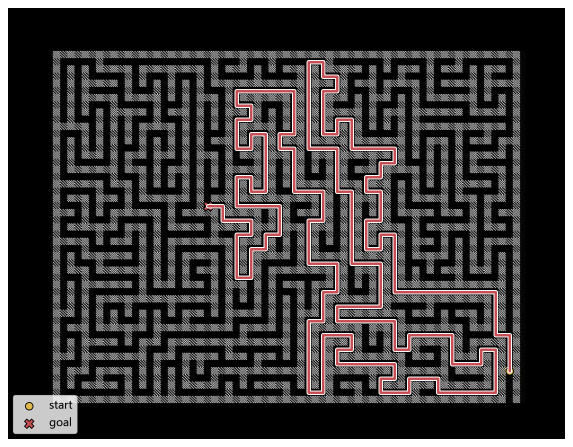
#> input picture python/Q7_outputs/random_route_1.png, 1145 x 894 px, given in place of maze.jpg, which was not available (shown at 1/2 size)
$ python Q7.py
#> lines starting #> are read from the running program, lines starting #| are printed output that depends on the picture; after the words box and inside, x2 and y2 are one past the last pixel; in counts of white or black regions, pixels touching at a corner belong together; pictures that were not available may be replaced by others from this repository, and a replacement may not be noted
#!/usr/bin/env python3
# -*- coding: utf-8 -*-
"""
基于 Bellman/Q 更新的迷宫最短路径规划。
"""
from __future__ import annotations

import argparse
import math
import os
import random
from collections import deque
from dataclasses import dataclass
from pathlib import Path
from typing import Iterable, Optional

os.environ.setdefault("MPLCONFIGDIR", str((Path(__file__).resolve().parent.parent / ".matplotlib_cache").resolve()))
Path(os.environ["MPLCONFIGDIR"]).mkdir(parents=True, exist_ok=True)

import matplotlib.pyplot as plt
from matplotlib import font_manager
import numpy as np
from PIL import Image


DIRS = [(-1, 0), (1, 0), (0, -1), (0, 1)]  # 上、下、左、右
NEG = -1_000_000.0
RANDOM_ROUTE_SEED = 7
SCRIPT_DIR = Path(__file__).resolve().parent
OUTPUT_DIR = SCRIPT_DIR / "Q7_outputs"
PATH_COLOR = "#c44e52"
START_COLOR = "#e0b84d"
PATH_HALO_COLOR = "white"


def configure_chinese_font() -> None:
    """设置中文字体。"""
    candidates = [
        "Microsoft YaHei",
        "SimHei",
        "SimSun",
        "Noto Sans CJK SC",
        "Source Han Sans SC",
        "WenQuanYi Micro Hei",
        "Arial Unicode MS",
    ]
    available = {font.name for font in font_manager.fontManager.ttflist}
    for name in candidates:
        if name in available:
            plt.rcParams["font.sans-serif"] = [name] + plt.rcParams["font.sans-serif"]
            break
    plt.rcParams["axes.unicode_minus"] = False


@dataclass
class PlanResult:
    ok: bool
    message: str
    path: list[tuple[int, int]]
    q_iterations: int = 0


class RLMazeSolver:
    """解析迷宫图，并用 Q 迭代求目标路径。"""

    def __init__(self, image_path: str | Path, cell_size: Optional[int] = None) -> None:
        self.image_path = Path(image_path)
        self.rgb = np.asarray(Image.open(self.image_path).convert("RGB"))
        self.gray = np.asarray(Image.open(self.image_path).convert("L"))
        self.height_px, self.width_px = self.gray.shape

        self.start_px = self._detect_start_pixel()
        self.x0, self.y0, self.x1, self.y1, auto_cell = self._detect_maze_box()
        self.cell = int(cell_size or auto_cell)
        self.rows = (self.y1 - self.y0 + 1) // self.cell
        self.cols = (self.x1 - self.x0 + 1) // self.cell

        self.grid = self._image_to_grid()  # True 为路，False 为墙
        self.start = self.pixel_to_cell(*self.start_px)
        if self.start is None:
            raise ValueError("Detected start point is outside the maze box.")
        self.grid[self.start] = True  # 起点标记覆盖道路，强制设为可走

    def _detect_start_pixel(self) -> tuple[int, int]:
        r = self.rgb[:, :, 0].astype(int)
        g = self.rgb[:, :, 1].astype(int)
        b = self.rgb[:, :, 2].astype(int)
        yellow_score = r + g - 2 * b
        yellow = (r > 80) & (g > 70) & (yellow_score > 40) & (np.abs(r - g) < 80)
        ys, xs = np.where(yellow)
        if len(xs) == 0:
            raise ValueError("No yellow start marker was found in the image.")
        return int(round(xs.mean())), int(round(ys.mean()))

    def _detect_maze_box(self) -> tuple[int, int, int, int, int]:
        # 墙块较亮，阈值 40 可分离迷宫区域。
        bright = self.gray > 40
        ys, xs = np.where(bright)
        if len(xs) == 0:
            raise ValueError("Maze wall pixels were not found.")
        x0, x1 = int(xs.min()), int(xs.max())
        y0, y1 = int(ys.min()), int(ys.max())
        w, h = x1 - x0 + 1, y1 - y0 + 1
        cell = math.gcd(w, h)
        if cell < 4:
            # 噪声兜底；给定迷宫每格 8 px。
            cell = 8
            w = (w // cell) * cell
            h = (h // cell) * cell
            x1, y1 = x0 + w - 1, y0 + h - 1
        return x0, y0, x1, y1, cell

    def _image_to_grid(self) -> np.ndarray:
        means = np.zeros((self.rows, self.cols), dtype=float)
        for row in range(self.rows):
            for col in range(self.cols):
                y0 = self.y0 + row * self.cell
                x0 = self.x0 + col * self.cell
                block = self.gray[y0 : y0 + self.cell, x0 : x0 + self.cell]
                means[row, col] = block.mean()

        values = np.sort(means.ravel())
        gaps = np.diff(values)
        threshold = (values[int(np.argmax(gaps))] + values[int(np.argmax(gaps)) + 1]) / 2.0
        return means < threshold

    def pixel_to_cell(self, x: float, y: float) -> Optional[tuple[int, int]]:
        if not (self.x0 <= x <= self.x1 and self.y0 <= y <= self.y1):
            return None
        col = int((x - self.x0) // self.cell)
        row = int((y - self.y0) // self.cell)
        if 0 <= row < self.rows and 0 <= col < self.cols:
            return row, col
        return None

    def cell_center(self, row: int, col: int) -> tuple[float, float]:
        return (
            self.x0 + (col + 0.5) * self.cell,
            self.y0 + (row + 0.5) * self.cell,
        )

    def _valid_neighbors(self, row: int, col: int) -> Iterable[tuple[int, int]]:
        for dr, dc in DIRS:
            nr, nc = row + dr, col + dc
            if 0 <= nr < self.rows and 0 <= nc < self.cols and self.grid[nr, nc]:
                yield nr, nc

    def _reachable_from_start(self, goal: tuple[int, int]) -> bool:
        if not self.grid[goal]:
            return False
        q: deque[tuple[int, int]] = deque([self.start])
        visited = {self.start}
        while q:
            state = q.popleft()
            if state == goal:
                return True
            for nxt in self._valid_neighbors(*state):
                if nxt not in visited:
                    visited.add(nxt)
                    q.append(nxt)
        return False

    def reachable_cells_from_start(self) -> list[tuple[int, int]]:
        q: deque[tuple[int, int]] = deque([self.start])
        visited = {self.start}
        while q:
            state = q.popleft()
            for nxt in self._valid_neighbors(*state):
                if nxt not in visited:
                    visited.add(nxt)
                    q.append(nxt)
        return sorted(visited)

    def q_iteration(self, goal: tuple[int, int], max_iter: Optional[int] = None) -> tuple[np.ndarray, int, bool]:
        """
        对 Q/V 做 Bellman 最优性更新。

        奖励设置：非终止移动为 -1，目标值为 0，gamma=1。

        因此 V*(s) 为到目标最短距离的相反数。
        """
        max_iter = max_iter or (self.rows * self.cols + 5)
        value = np.full((self.rows, self.cols), NEG, dtype=float)
        value[goal] = 0.0

        for iteration in range(1, max_iter + 1):
            old = value

            up = np.full_like(old, NEG)
            down = np.full_like(old, NEG)
            left = np.full_like(old, NEG)
            right = np.full_like(old, NEG)

            up[1:, :] = -1 + old[:-1, :]
            up[1:, :][~self.grid[:-1, :]] = NEG

            down[:-1, :] = -1 + old[1:, :]
            down[:-1, :][~self.grid[1:, :]] = NEG

            left[:, 1:] = -1 + old[:, :-1]
            left[:, 1:][~self.grid[:, :-1]] = NEG

            right[:, :-1] = -1 + old[:, 1:]
            right[:, :-1][~self.grid[:, 1:]] = NEG

            new_value = np.maximum.reduce([up, down, left, right])
            new_value[~self.grid] = NEG
            new_value[goal] = 0.0

            if np.array_equal(new_value, value):
                return new_value, iteration, True
            value = new_value

        return value, max_iter, False

    def plan_to_cell(self, goal: tuple[int, int]) -> PlanResult:
        row, col = goal
        if not (0 <= row < self.rows and 0 <= col < self.cols):
            return PlanResult(False, f"目标格 {goal} 超出迷宫范围。", [])
        if not self.grid[row, col]:
            return PlanResult(False, f"目标格 {goal} 是墙，不能到达。", [])
        if not self._reachable_from_start(goal):
            return PlanResult(False, f"目标格 {goal} 与起点不连通，不能到达。", [])

        value, iters, converged = self.q_iteration(goal)
        if value[self.start] <= NEG / 2:
            return PlanResult(False, f"目标格 {goal} 与起点不连通，不能到达。", [], iters)

        path = [self.start]
        current = self.start
        seen = {current}

        while current != goal:
            candidates = list(self._valid_neighbors(*current))
            if not candidates:
                return PlanResult(False, "路径提取失败：当前位置没有可走邻居。", [], iters)
            nxt = max(candidates, key=lambda p: value[p])
            if value[nxt] <= NEG / 2 or nxt in seen:
                return PlanResult(False, "路径提取失败：Q 值没有形成可达策略。", [], iters)
            path.append(nxt)
            seen.add(nxt)
            current = nxt

        suffix = "" if converged else "；Q 迭代达到上限，结果需检查"
        return PlanResult(True, f"目标格 {goal} 可达，最短路径长度 {len(path) - 1} 步，Q 迭代 {iters} 轮{suffix}。", path, iters)

    # [5 lines left out: function plan_to_pixel, not called in this run]

    def draw_solution(self, path: list[tuple[int, int]], save_path: str | Path) -> None:
        save_path = Path(save_path)
        save_path.parent.mkdir(parents=True, exist_ok=True)
        configure_chinese_font()
        fig, ax = plt.subplots(figsize=(10, 7))
        ax.imshow(self.rgb)
        ax.axis("off")
        xs, ys = zip(*(self.cell_center(r, c) for r, c in path))
        ax.plot(xs, ys, color=PATH_HALO_COLOR, linewidth=4.0, solid_capstyle="round")
        ax.plot(xs, ys, color=PATH_COLOR, linewidth=2.2, solid_capstyle="round")
        ax.scatter([xs[0]], [ys[0]], s=46, c=START_COLOR, edgecolors="black", linewidths=0.8, label="start")
        ax.scatter([xs[-1]], [ys[-1]], s=72, c=PATH_COLOR, edgecolors="black", linewidths=0.8, marker="X", label="goal")
        ax.legend(loc="lower left")
        fig.savefig(save_path, dpi=160, bbox_inches="tight")
        plt.close(fig)


def resolve_output_path(save_path: str | Path) -> Path:
    path = Path(save_path)
    if path.is_absolute():
        return path
    return OUTPUT_DIR / path


def save_random_startup_routes(solver: RLMazeSolver, count: int = 2, seed: int = RANDOM_ROUTE_SEED) -> None:
    candidates = [cell for cell in solver.reachable_cells_from_start() if cell != solver.start]
    if len(candidates) < count:
        print(f"random routes skipped: only {len(candidates)} reachable non-start road cells found")
        return

    rng = random.Random(seed)
    goals = rng.sample(candidates, count)
    print(f"random route seed: {seed}")
    for index, goal in enumerate(goals, start=1):
        result = solver.plan_to_cell(goal)
        print(f"random goal {index}: {goal}; {result.message}")
        if result.ok:
            save_path = OUTPUT_DIR / f"random_route_{index}.png"
            solver.draw_solution(result.path, save_path)
            print(f"saved random route {index}: {save_path}")


def run_gui(solver: RLMazeSolver) -> None:
    configure_chinese_font()
    fig, ax = plt.subplots(figsize=(10, 7))
    ax.imshow(solver.rgb)
    ax.set_title("单击任意目标点；红线为 RL/Bellman Q 迭代规划出的最短路径；按 Esc 退出")
    ax.axis("off")

    message = ax.text(
        0.02,
        0.03,
        f"起点像素 {solver.start_px}，起点格 {solver.start}。",
        transform=ax.transAxes,
        fontsize=10,
        color=START_COLOR,
        bbox=dict(facecolor="black", alpha=0.65, pad=4),
    )
    artists = []

    # [29 lines left out: functions clear_artists, onclick, not called in this run]

    def onkey(event) -> None:
        if event.key == "escape":
            plt.close(fig)

    fig.canvas.mpl_connect("button_press_event", onclick)
    fig.canvas.mpl_connect("key_press_event", onkey)
    plt.show()


def main() -> None:
    parser = argparse.ArgumentParser()
    parser.add_argument("image", nargs="?", default=SCRIPT_DIR / "maze.jpg", help="maze image path")
    parser.add_argument("--target", nargs=2, type=int, metavar=("ROW", "COL"), help="target logical grid cell")
    parser.add_argument("--pixel", nargs=2, type=float, metavar=("X", "Y"), help="target pixel position in the image")
    parser.add_argument("--cell", type=int, default=None, help="override detected logical cell size")
    parser.add_argument("--save", default="maze_rl_path.png", help="output image path for non-GUI mode")
    args = parser.parse_args()
    save_path = resolve_output_path(args.save)

    solver = RLMazeSolver(args.image, cell_size=args.cell)
#> in _detect_start_pixel, `g = self.rgb[:, :, 1].astype(int)`:
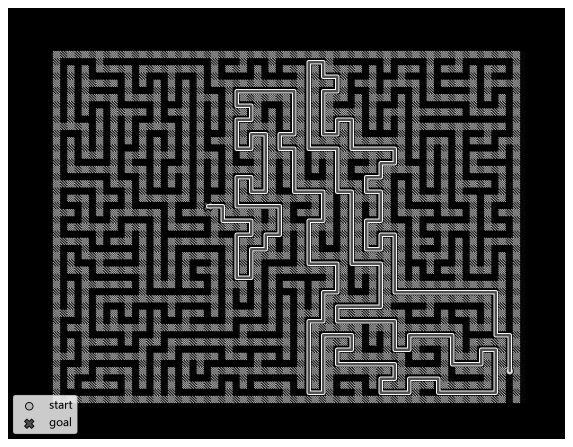
#> g: shape (894, 1145) int64 (shown at 1/2 size); min 0, max 255, mean 60.6
#> in _detect_start_pixel, `yellow_score = r + g - 2 * b`:
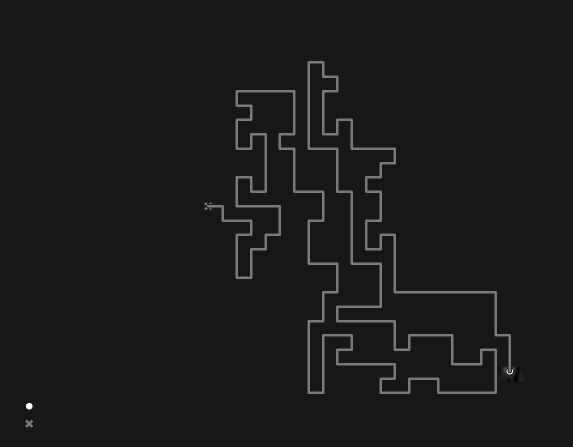
#> yellow_score: shape (894, 1145) int64 (shown at 1/2 size); min -26, max 254, mean 3; drawn with min black and max white
#> in _detect_start_pixel, `yellow = (r > 80) & (g > 70) & (yellow_score > 40) & (np.abs(r - g) < ..`:
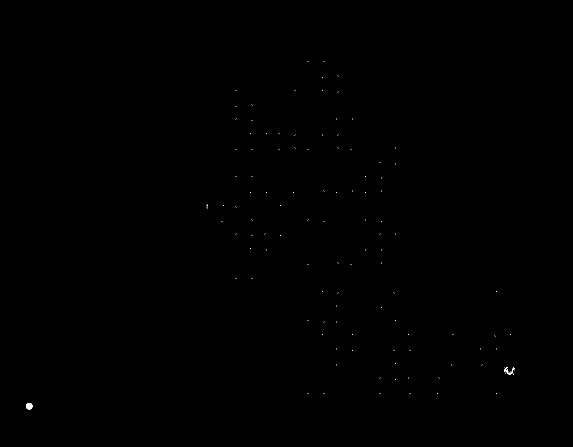
#> yellow: shape (894, 1145) bool (shown at 1/2 size); 0.04% white; 118 white regions (115 under 20 px), largest, box (x1, y1, x2, y2) and area: (52, 806, 65, 819) 137, (1013, 738, 1026, 749) 59, (1008, 734, 1015, 745) 27
#> in _detect_start_pixel, `ys, xs = np.where(yellow)`: ys = 457 values from 122 to 818; xs = 457 values, max 1028 at index 208, min 52 at index 356, mean 564.7
#> in __init__, `self.start_px = self._detect_start_pixel()`: self.start_px = (565, 636)
#> in _detect_maze_box, `bright = self.gray > 40`:
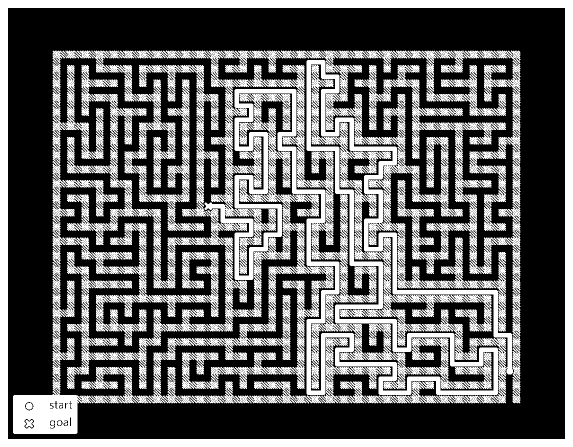
#> bright: shape (894, 1145) bool (shown at 1/2 size); 37.8% white; 7 white regions (2 under 20 px), largest, box (x1, y1, x2, y2) and area: (26, 101, 1041, 868) 323510, (0, 0, 1145, 894) 63362, (51, 840, 66, 855) 161, (52, 806, 65, 819) 145, (115, 842, 123, 851) 60
#> in _detect_maze_box, `x0, x1 = int(xs.min()), int(xs.max())`: x0 = 0; x1 = 1144
#> in _detect_maze_box, `y0, y1 = int(ys.min()), int(ys.max())`: y0 = 0; y1 = 893
#> in _detect_maze_box, `w, h = x1 - x0 + 1, y1 - y0 + 1`: w = 1145; h = 894
#> in _detect_maze_box, `cell = math.gcd(w, h)`: cell = 1
#> in _detect_maze_box, `w = (w // cell) * cell`: w = 1144
#> in _detect_maze_box, `h = (h // cell) * cell`: h = 888
#> in _detect_maze_box, `x1, y1 = x0 + w - 1, y0 + h - 1`: x1 = 1143; y1 = 887
#> in __init__, `self.x0, self.y0, self.x1, self.y1, auto_cell = self._detect_maze_box()`: self.x0 = 0; self.x1 = 1143; self.y1 = 887; auto_cell = 8
#> in __init__, `self.rows = (self.y1 - self.y0 + 1) // self.cell`: self.rows = 111
#> in __init__, `self.cols = (self.x1 - self.x0 + 1) // self.cell`: self.cols = 143
#> after the loop in _image_to_grid, `for row in range(self.rows):`:
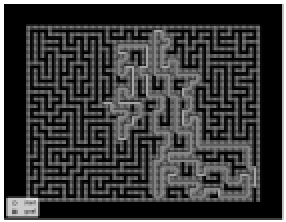
#> means: shape (111, 143) float64 (shown 2 times larger); min 0, max 255, mean 60.1
#> in _image_to_grid, `values = np.sort(means.ravel())`: values = 15873 values from 0 to 255
#> in _image_to_grid, `gaps = np.diff(values)`: gaps = 15872 values, max 27.8 at index 15119, min 0 at index 0, mean 0.0161
#> in _image_to_grid, `threshold = (values[int(np.argmax(gaps))] + values[int(np.argmax(gaps)..`: threshold = 241.1
#> in _image_to_grid, `return means < threshold`:
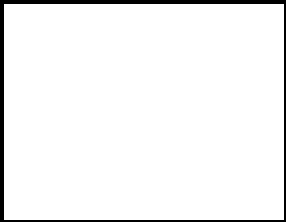
#> returned value: shape (111, 143) bool (shown 2 times larger); 95.3% white; 1 black region, box (x1, y1, x2, y2) and area: (0, 0, 143, 111) 753
#> in pixel_to_cell, `col = int((x - self.x0) // self.cell)`: col = 70
#> in pixel_to_cell, `row = int((y - self.y0) // self.cell)`: row = 79
#> in __init__, `self.start = self.pixel_to_cell(*self.start_px)`: self.start = (79, 70)
    print(f"maze grid: {solver.rows} rows x {solver.cols} cols; cell={solver.cell}px")
#| maze grid: 111 rows x 143 cols; cell=8px
    print(f"start: pixel={solver.start_px}, cell={solver.start}")
#| start: pixel=(565, 636), cell=(79, 70)
    save_random_startup_routes(solver)
#> in reachable_cells_from_start, `visited = {self.start}`: visited = 1 item
#> the loop in reachable_cells_from_start, `while q:` made 15120 passes
#> state on passes 1 to 3: (79, 70), (78, 70), (80, 70)
#> after the loop in reachable_cells_from_start, `while q:`: visited = 15120 items
#> in save_random_startup_routes, `candidates = [cell for cell in solver.reachable_cells_from_start() if ..`: candidates = 15119 pairs, first value 2 to 109, second value 2 to 141
#> in save_random_startup_routes, `goals = rng.sample(candidates, count)`: goals = [(39, 127), (19, 93)]
#> the loop in save_random_startup_routes, `for index, goal in enumerate(goals, start=1):` made 2 passes
#> (index, row in plan_to_cell, col in plan_to_cell, iters in plan_to_cell, converged in plan_to_cell, suffix in plan_to_cell) on passes 1 to 2: (1, 39, 127, 196, True, ''), (2, 19, 93, 182, True, '')
#| random goal 1: (39, 127); 目标格 (39, 127) 可达，最短路径长度 97 步，Q 迭代 196 轮。
#| saved random route 1: python/Q7_outputs/random_route_1.png
#| random goal 2: (19, 93); 目标格 (19, 93) 可达，最短路径长度 83 步，Q 迭代 182 轮。
#| saved random route 2: python/Q7_outputs/random_route_2.png
#> pass 1, in draw_solution, `fig.savefig(save_path, dpi=160, bbox_inches="tight")`:
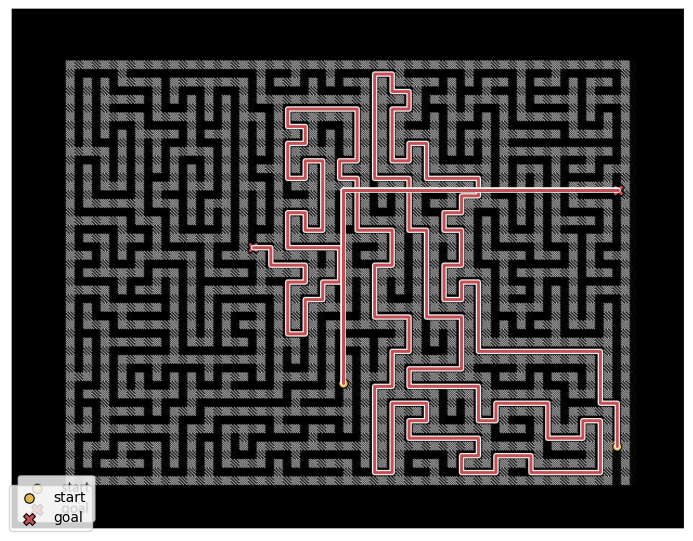
#> figure drawn by matplotlib, 1 panel

    if args.target is not None:
        result = solver.plan_to_cell((args.target[0], args.target[1]))
        print(result.message)
        if result.ok:
            solver.draw_solution(result.path, save_path)
            print(f"saved: {save_path}")
    elif args.pixel is not None:
        result = solver.plan_to_pixel(args.pixel[0], args.pixel[1])
        print(result.message)
        if result.ok:
            solver.draw_solution(result.path, save_path)
            print(f"saved: {save_path}")
    else:
        run_gui(solver)


if __name__ == "__main__":
    main()

$ run again, on python/Q7_outputs/random_route_2.png
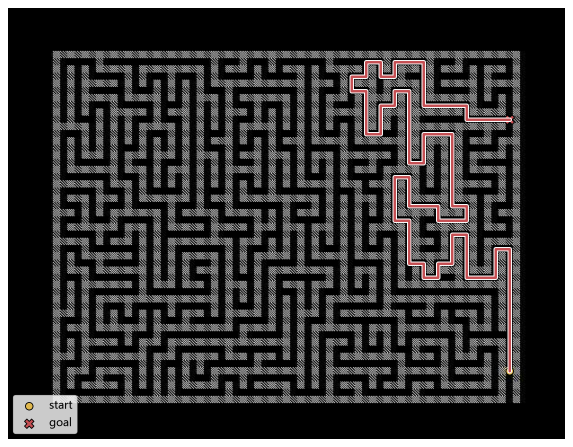
#> input picture python/Q7_outputs/random_route_2.png, 1145 x 894 px, given in place of maze.jpg, which was not available (shown at 1/2 size)
#> yellow: shape (894, 1145) bool; 0.03% white; 60 white regions (57 under 20 px), largest, box (x1, y1, x2, y2) and area: (52, 806, 65, 819) 137, (1013, 738, 1026, 749) 59, (1008, 734, 1015, 745) 27
#> in _detect_start_pixel, `ys, xs = np.where(yellow)`: ys = 341 values from 122 to 818; xs = 341 values, max 1028 at index 112, min 52 at index 240, mean 585.5
#> self.start_px = (585, 651)
#> in _detect_maze_box, `bright = self.gray > 40`:
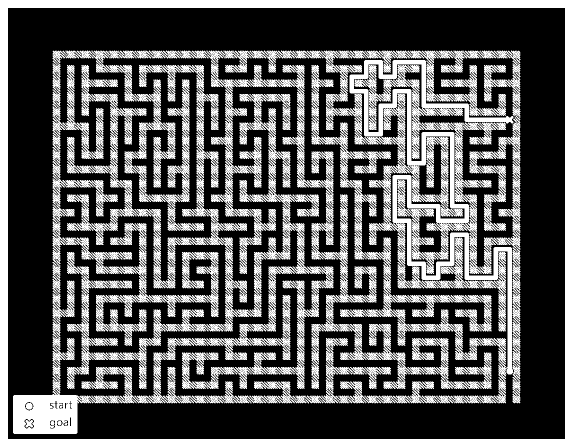
#> bright: shape (894, 1145) bool (shown at 1/2 size); 35.1% white; 6 white regions (1 under 20 px), largest, box (x1, y1, x2, y2) and area: (26, 101, 1041, 868) 296032, (0, 0, 1145, 894) 63362, (51, 840, 66, 855) 161, (52, 806, 65, 819) 145, (115, 842, 123, 851) 60
#> in _detect_maze_box, `x0, x1 = int(xs.min()), int(xs.max())`: x0 = 0; x1 = 1144
#> in _detect_maze_box, `y0, y1 = int(ys.min()), int(ys.max())`: y0 = 0; y1 = 893
#> in _detect_maze_box, `w, h = x1 - x0 + 1, y1 - y0 + 1`: w = 1145; h = 894
#> cell = 1
#> in _detect_maze_box, `w = (w // cell) * cell`: w = 1144
#> in _detect_maze_box, `h = (h // cell) * cell`: h = 888
#> in _detect_maze_box, `x1, y1 = x0 + w - 1, y0 + h - 1`: x1 = 1143; y1 = 887
#> self.x0 = 0; self.x1 = 1143; self.y1 = 887; auto_cell = 8
#> self.rows = 111
#> self.cols = 143
#> values = 15873 values from 0 to 255
#> gaps = 15872 values, max 27.8 at index 15119, min 0 at index 0, mean 0.0161
#> threshold = 241.1
#> in pixel_to_cell, `col = int((x - self.x0) // self.cell)`: col = 73
#> in pixel_to_cell, `row = int((y - self.y0) // self.cell)`: row = 81
#> self.start = (81, 73)
#| maze grid: 111 rows x 143 cols; cell=8px
#| start: pixel=(585, 651), cell=(81, 73)
#> in reachable_cells_from_start, `visited = {self.start}`: visited = 1 item
#> the loop in reachable_cells_from_start, `while q:` made 15120 passes
#> state on passes 1 to 3: (81, 73), (80, 73), (82, 73)
#> after the loop in reachable_cells_from_start, `while q:`: visited = 15120 items
#> in save_random_startup_routes, `candidates = [cell for cell in solver.reachable_cells_from_start() if ..`: candidates = 15119 pairs, first value 2 to 109, second value 2 to 141
#> goals = [(39, 127), (19, 93)]
#> the loop in save_random_startup_routes, `for index, goal in enumerate(goals, start=1):` made 2 passes
#> (index, row in plan_to_cell, col in plan_to_cell, iters in plan_to_cell, converged in plan_to_cell, suffix in plan_to_cell) on passes 1 to 2: (1, 39, 127, 196, True, ''), (2, 19, 93, 182, True, '')
#> (printed output is left out)
#> pass 1, in draw_solution, `fig.savefig(save_path, dpi=160, bbox_inches="tight")`:
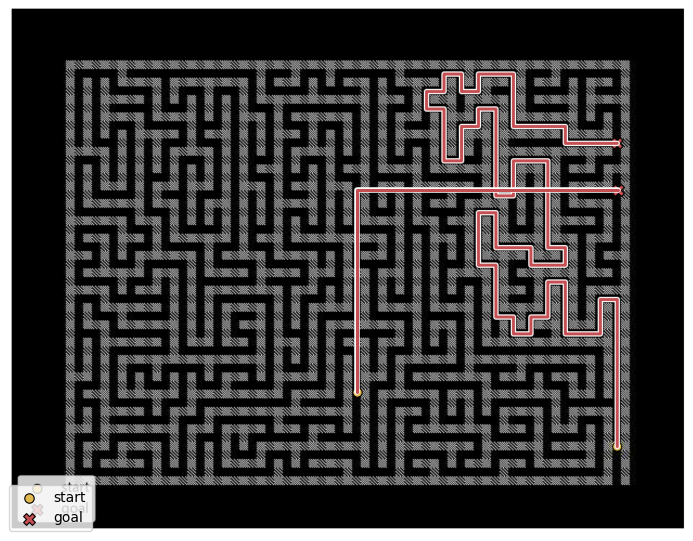
#> figure drawn by matplotlib, 1 panel
